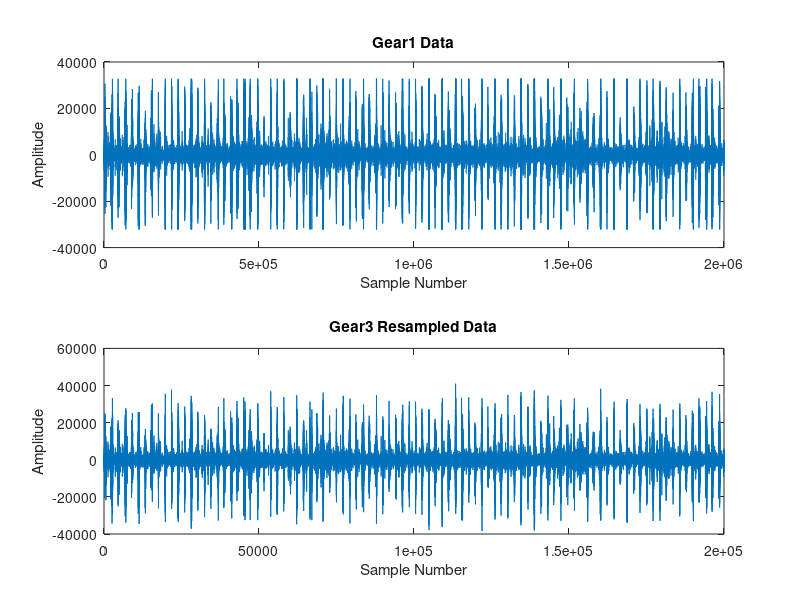
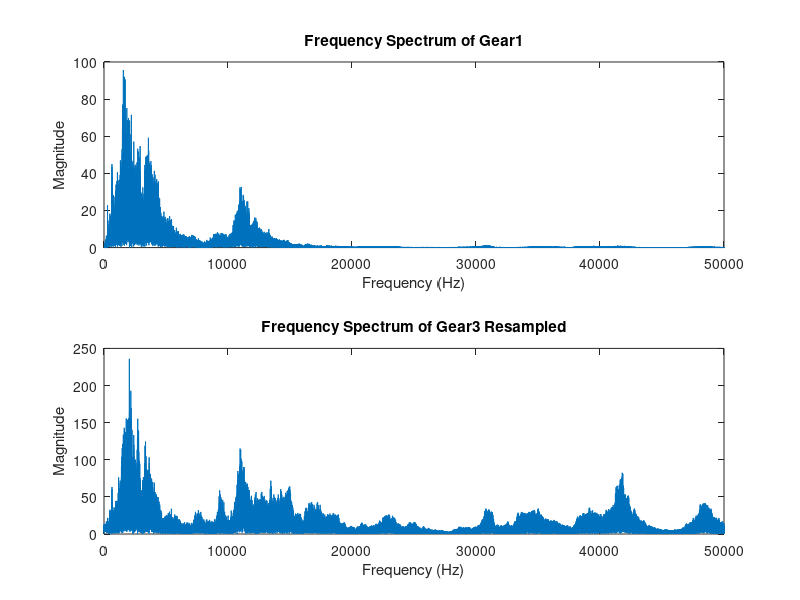

Recreate these plots in MATLAB, in order.
% Load the data
load('Gear1_1e5.mat'); % Assuming the variable is named 'gear1'
load('Gear3_1e6.mat'); % Assuming the variable is named 'gear3'


% Resample Gear3 data to match the sampling frequency of Gear1
Gang3_resampled = resample(Gang3, 1, 10); % Using resample function
% Alternatively, you can use:
% gear3_resampled = gear3(1:10:end); % Using colon operator

% Verify the lengths of the signals
length_gear1 = length(Gang1_1e5);
length_gear3_resampled = length(Gang3_resampled);

fprintf('Length of Gear1 data: %d\n', length_gear1);
fprintf('Length of Gear3 resampled data: %d\n', length_gear3_resampled);

% Optional: Save the resampled data
save('Gear3_Resampled.mat', 'Gang3_resampled');


% Plot Gear1 data
figure;
subplot(2,1,1);
plot(Gang3);
title('Gear1 Data');
xlabel('Sample Number');
ylabel('Amplitude');

% Plot Gear3 resampled data
subplot(2,1,2);
plot(Gang3_resampled);
title('Gear3 Resampled Data');
xlabel('Sample Number');
ylabel('Amplitude');

% Calculate average and RMS for Gear1
average_gear1 = mean(Gang1_1e5);
rms_gear1 = rms(Gang1_1e5);

% Calculate average and RMS for Gear3 resampled
average_gear3_resampled = mean(Gang3_resampled);
rms_gear3_resampled = rms(Gang3_resampled);

% Display the results
fprintf('Gear1 - Average Amplitude: %.2f, RMS Amplitude: %.2f\n', average_gear1, rms_gear1);
fprintf('Gear3 Resampled - Average Amplitude: %.2f, RMS Amplitude: %.2f\n', average_gear3_resampled, rms_gear3_resampled);


% FFT for Gear1
L1 = length(Gang1_1e5);
Y1 = fft(Gang1_1e5);
P2_1 = abs(Y1/L1);
P1_1 = P2_1(1:L1/2+1);
P1_1(2:end-1) = 2*P1_1(2:end-1);
f1 = (0:(L1/2))/L1 * 1e5; % Frequency vector for Gear1

% FFT for Gear3 resampled
L3 = length(Gang3_resampled);
Y3 = fft(Gang3_resampled);
P2_3 = abs(Y3/L3);
P1_3 = P2_3(1:L3/2+1);
P1_3(2:end-1) = 2*P1_3(2:end-1);
f3 = (0:(L3/2))/L3 * 1e5; % Frequency vector for Gear3 resampled

% Plot the frequency spectra
figure;
subplot(2,1,1);
plot(f1, P1_1);
title('Frequency Spectrum of Gear1');
xlabel('Frequency (Hz)');
ylabel('Magnitude');

subplot(2,1,2);
plot(f3, P1_3);
title('Frequency Spectrum of Gear3 Resampled');
xlabel('Frequency (Hz)');
ylabel('Magnitude');